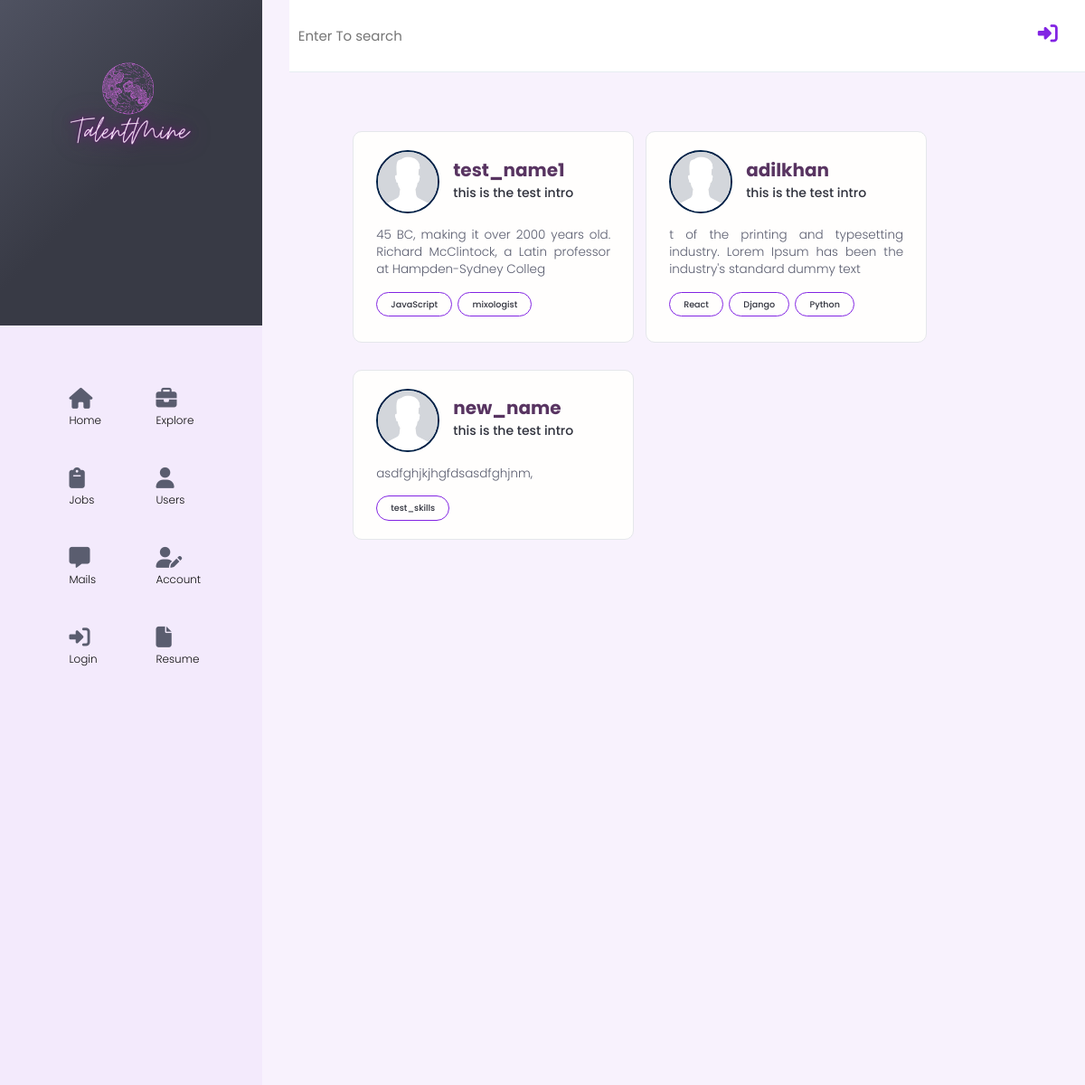
/users/, run on an earlier commit of the app's database.
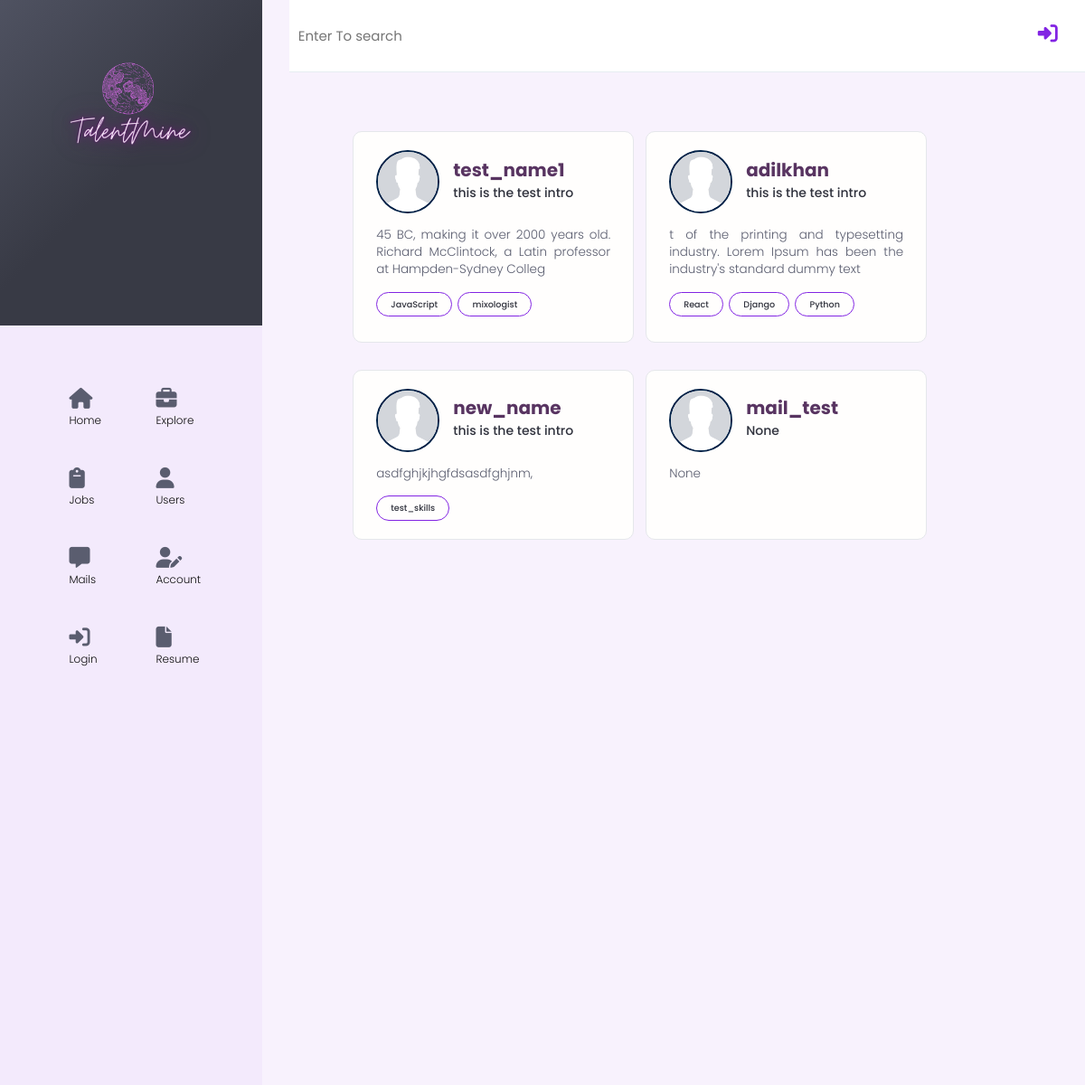
And on a later commit of the database.
### users/models.py (models this page shows, shortened)
class Profile(models.Model):
    user = models.OneToOneField(User,on_delete=models.CASCADE,null=True,blank=True)
    name = models.CharField(max_length = 100,blank=True,null=True)
    email = models.EmailField(max_length=100,blank=True,null=True)
    username  = models.CharField(max_length = 100,blank=True,null=True)
    location = models.CharField(max_length = 500,blank=True,null=True)
    short_intro  = models.CharField(max_length = 180,blank=True,null=True)
    bio = models.TextField(blank=True,null=True)
    profile_image = models.ImageField(null=True,blank=True,upload_to = 'profiles/',default ="profiles/avatar.jpeg" )
    social_github =  models.CharField(max_length = 5000,blank=True,null=True)
    social_twitter =  models.CharField(max_length = 5000,blank=True,null=True)
    social_linkedin =  models.CharField(max_length = 5000,blank=True,null=True)
    social_website =  models.CharField(max_length = 5000,blank=True,null=True)
    created = models.DateTimeField(auto_now_add=True)
    id = models.UUIDField(default = uuid.uuid4, unique=True,primary_key=True,editable=False)
    class Meta:
        ordering = ['created']
    @property
    def imageUrl(self):
        try:
            url = self.profile_image.url
        except:
            url = ''
        return url

class Skill(models.Model):
    owner = models.ForeignKey(Profile,on_delete = models.CASCADE,null=True)
    name = models.CharField(max_length = 100,blank=True,null=True)
    description = models.TextField(blank=True,null=True)
    created = models.DateTimeField(auto_now_add=True)
    id = models.UUIDField(default = uuid.uuid4, unique=True,primary_key=True,editable=False)
    def __str__(self):
        return str(self.name)

### users/views.py (the view)
# urls.py: path('',views.profiles,name='profiles'),
def profiles(request):
    profiles,search_query = searchProfiles(request)
    custom_range,profiles = paginateProfiles(request,profiles,6)
    context = {'profiles':profiles,'search_query':search_query,'custom_range':custom_range}
    return render(request,'users/profiles.html',context)

### users/utils.py (called while the page is built)
def searchProfiles(request):
    search_query = ''
    if request.GET.get('search_query'):
        search_query = request.GET.get('search_query')
    skills = Skill.objects.filter(name__icontains = search_query)
    profiles = Profile.objects.distinct().filter(Q(name__icontains=search_query) |Q(short_intro__icontains=search_query) |Q(skill__in=skills))
    return profiles,search_query

def paginateProfiles(request,profiles,results):
    page = request.GET.get('page')
    paginator = Paginator(profiles,results)
    try:
        profiles = paginator.page(page)
    except PageNotAnInteger:
        page = 1
        profiles = paginator.page(page)
    except EmptyPage:
        page = paginator.num_pages
        profiles = paginator.page(page)
    leftIndex = max(int(page)-1,1)
    rightIndex = min(int(page)+2,paginator.num_pages+1)
    custom_range = range(leftIndex,rightIndex)
    return custom_range,profiles

### users/templates/users/profiles.html (shortened to what the changed rows need)
{%extends 'main.html'%}
{%block content%}
{%load static%}
<div class="row" style="display:flex;height:1200px;background-color:rgba(130,36,227,0.035)!important;">
    <div class="col" style="flex:74%;" id="right-col">
        <main class="home" id="users-page">
            <div class="top_users">
                <section class="devlist" >
                      <div class="container" style="padding:0!important;margin:0!important">
                        <div class="grid grid--two" style="padding-left:10%;">
                            {%for profile in profiles%}
                            <div class="column card">
                                  <div class="dev">
                                    <a href="{%url 'user-profile' profile.id%}" class="card__body" style="text-decoration:none!important">
                                      <div class="dev__profile">
                                        <img class="avatar avatar--md" src="{{profile.imageUrl}}" alt="image" />
                                        <div class="dev__meta">
                                          <h3 style="color:#583461" >{{profile.name}}</h3>
                                          <h5  style="color:#30323d" >{{profile.short_intro|slice:'50'}}</h5>
                                        </div>
                                      </div>
                                      <p class="dev__info" style="color:#5a5d6f">
                                        {{profile.bio|slice:"100"}}
                                      </p>
                                      <div class="dev__skills">
                                      {%for skill in profile.skill_set.all|slice:"5"%}
                                        <span class="tag tag--pill tag--main" style="border:0.4px solid #8224e3;background:none;">
                                          <small style="background:none;color:#30323d">{{skill}}</small>
                                        </span>
                                        {%endfor%}
                                      </div>
                                    </a>
                                  </div>
                            </div>
                            {%endfor%}
                        </div>
                      </div>
                </section>
            </div>
        </main>
    </div>
</div>
{%endblock content%}

What changed in the data, as far as the page shows it:
added Profile: imageUrl (placeholder picture), name "mail_test", short_intro "None", bio "None"
